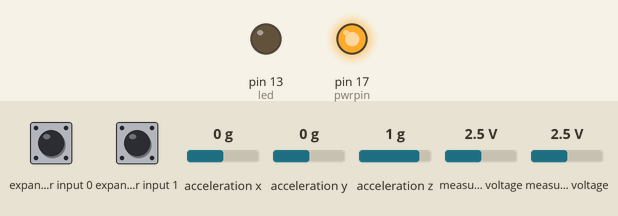
Simulated run of this sketch. Board: Arduino Uno, built with avr-gcc and run on an emulated ATmega328P. Parts: output pins drawn as LEDs (lit = HIGH). Wiring (inferred from the names in the program): Wii Nunchuk at I2C address 0x52. The test bench sets the inputs (shaded band); at power-on: expander input 0 HIGH, expander input 1 HIGH, acceleration x 0 g, acceleration y 0 g, acceleration z 1 g, measured voltage 2.5 V.

Above: at 1.3 s.
1.4 s: expander input 0 pulled LOW for 0.15 s
At 1.54 s:
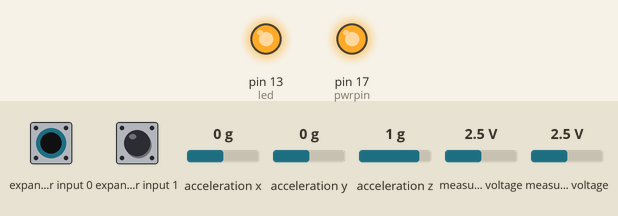
3.1 s: expander input 0 pulled LOW for 3.2 s
At 6.8 s:
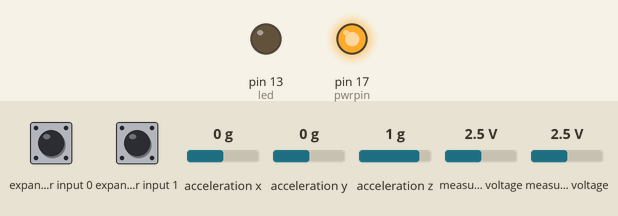
Timing chart, 0 to 8.3 s (numbered marks = the images above; inputs shaded):
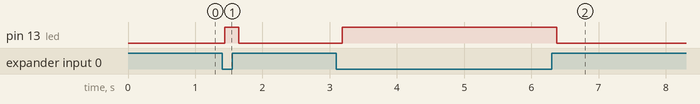

Measured:
- after the input at 1.4 s, pin 13 (led): LOW → HIGH at once, → LOW 0.21 s later
- after the input at 3.1 s, pin 13 (led): LOW → HIGH after 0.09 s, → LOW 3.2 s later

The sketch:

wiichuck_blink_led.ino
```cpp
/*
  Nunchuck Blink
  Turns on an LED when z button of the nunchuck is pressed.
 */

#include <Wire.h>
#include "nunchuck_funcs.h"

int loop_cnt = 0; //loop count used to time the data collection

int led = 13; //led on pin 13
byte zbtn; //nunchuck z button

void setup() {
  Serial.begin(19200);

  //Sets the power pins
  nunchuck_setpowerpins();

  //Initialize the nunchuck
  nunchuck_init();

  //initialize the digital pin as an output.
  pinMode(led, OUTPUT);
}

void loop() {
  if(loop_cnt > 100){
    loop_cnt = 0;

    //Reads Nunchucks data
    nunchuck_get_data();

    zbtn = nunchuck_zbutton();

    if((byte)zbtn == 1){
      digitalWrite(led, HIGH);// turn the LED on (HIGH is the voltage level)
    }
    else{
      digitalWrite(led, LOW);// turn the LED off by making the voltage LOW
    }
  }
  loop_cnt++;
  delay(1);
}
```

nunchuck_funcs.h
```cpp
/*
 * Nunchuck functions  -- Talk to a Wii Nunchuck
 *
 * This library is from the Bionic Arduino course :
 *                          http://todbot.com/blog/bionicarduino/
 *
 * 2007-11 Tod E. Kurt, http://todbot.com/blog/
 *
 * The Wii Nunchuck reading code originally from Windmeadow Labs
 *   http://www.windmeadow.com/node/42
 */

#if (ARDUINO >= 100)
#include <Arduino.h>
#else
#include <WProgram.h>
//#define Wire.write(x) Wire.send(x)
//#define Wire.read() Wire.receive()
#endif


static uint8_t nunchuck_buf[6];   // array to store nunchuck data,

// Uses port C (analog in) pins as power & ground for Nunchuck
static void nunchuck_setpowerpins()
{
#define pwrpin PORTC3
#define gndpin PORTC2
    DDRC |= _BV(pwrpin) | _BV(gndpin);
    PORTC &=~ _BV(gndpin);
    PORTC |=  _BV(pwrpin);
    delay(100);  // wait for things to stabilize
}

// initialize the I2C system, join the I2C bus,
// and tell the nunchuck we're talking to it
static void nunchuck_init()
{
    Wire.begin();                // join i2c bus as master
    Wire.beginTransmission(0x52);// transmit to device 0x52
#if (ARDUINO >= 100)
    Wire.write((uint8_t)0x40);// sends memory address
    Wire.write((uint8_t)0x00);// sends sent a zero.
#else
    Wire.send((uint8_t)0x40);// sends memory address
    Wire.send((uint8_t)0x00);// sends sent a zero.
#endif
    Wire.endTransmission();// stop transmitting
}

// Send a request for data to the nunchuck
// was "send_zero()"
static void nunchuck_send_request()
{
    Wire.beginTransmission(0x52);// transmit to device 0x52
#if (ARDUINO >= 100)
    Wire.write((uint8_t)0x00);// sends one byte
#else
    Wire.send((uint8_t)0x00);// sends one byte
#endif
    Wire.endTransmission();// stop transmitting
}

// Encode data to format that most wiimote drivers except
// only needed if you use one of the regular wiimote drivers
static char nunchuk_decode_byte (char x)
{
    x = (x ^ 0x17) + 0x17;
    return x;
}

// Receive data back from the nunchuck,
// returns 1 on successful read. returns 0 on failure
static int nunchuck_get_data()
{
    int cnt=0;
    Wire.requestFrom (0x52, 6);// request data from nunchuck
    while (Wire.available ()) {
        // receive byte as an integer
#if (ARDUINO >= 100)
        nunchuck_buf[cnt] = nunchuk_decode_byte( Wire.read() );
#else
        nunchuck_buf[cnt] = nunchuk_decode_byte( Wire.receive() );
#endif
        cnt++;
    }
    nunchuck_send_request();  // send request for next data payload
    // If we recieved the 6 bytes, then go print them
    if (cnt >= 5) {
        return 1;   // success
    }
    return 0; //failure
}

// Print the input data we have recieved
// accel data is 10 bits long
// so we read 8 bits, then we have to add
// on the last 2 bits.  That is why I
// multiply them by 2 * 2
static void nunchuck_print_data()
{
    static int i=0;
    int joy_x_axis = nunchuck_buf[0];
    int joy_y_axis = nunchuck_buf[1];
    int accel_x_axis = nunchuck_buf[2]; // * 2 * 2;
    int accel_y_axis = nunchuck_buf[3]; // * 2 * 2;
    int accel_z_axis = nunchuck_buf[4]; // * 2 * 2;

    int z_button = 0;
    int c_button = 0;

    // byte nunchuck_buf[5] contains bits for z and c buttons
    // it also contains the least significant bits for the accelerometer data
    // so we have to check each bit of byte outbuf[5]
    if ((nunchuck_buf[5] >> 0) & 1)
        z_button = 1;
    if ((nunchuck_buf[5] >> 1) & 1)
        c_button = 1;

    if ((nunchuck_buf[5] >> 2) & 1)
        accel_x_axis += 1;
    if ((nunchuck_buf[5] >> 3) & 1)
        accel_x_axis += 2;

    if ((nunchuck_buf[5] >> 4) & 1)
        accel_y_axis += 1;
    if ((nunchuck_buf[5] >> 5) & 1)
        accel_y_axis += 2;

    if ((nunchuck_buf[5] >> 6) & 1)
        accel_z_axis += 1;
    if ((nunchuck_buf[5] >> 7) & 1)
        accel_z_axis += 2;

    Serial.print(i,DEC);
    Serial.print("\t");

    Serial.print("joy:");
    Serial.print(joy_x_axis,DEC);
    Serial.print(",");
    Serial.print(joy_y_axis, DEC);
    Serial.print("  \t");

    Serial.print("acc:");
    Serial.print(accel_x_axis, DEC);
    Serial.print(",");
    Serial.print(accel_y_axis, DEC);
    Serial.print(",");
    Serial.print(accel_z_axis, DEC);
    Serial.print("\t");

    Serial.print("but:");
    Serial.print(z_button, DEC);
    Serial.print(",");
    Serial.print(c_button, DEC);

    Serial.print("\r\n");  // newline
    i++;
}

// returns zbutton state: 1=pressed, 0=notpressed
static int nunchuck_zbutton()
{
    return ((nunchuck_buf[5] >> 0) & 1) ? 0 : 1;  // voodoo
}

// returns zbutton state: 1=pressed, 0=notpressed
static int nunchuck_cbutton()
{
    return ((nunchuck_buf[5] >> 1) & 1) ? 0 : 1;  // voodoo
}

// returns value of x-axis joystick
static int nunchuck_joyx()
{
    return nunchuck_buf[0];
}

// returns value of y-axis joystick
static int nunchuck_joyy()
{
    return nunchuck_buf[1];
}

// returns value of x-axis accelerometer
static int nunchuck_accelx()
{
    return nunchuck_buf[2];   // FIXME: this leaves out 2-bits of the data
}

// returns value of y-axis accelerometer
static int nunchuck_accely()
{
    return nunchuck_buf[3];   // FIXME: this leaves out 2-bits of the data
}

// returns value of z-axis accelerometer
static int nunchuck_accelz()
{
    return nunchuck_buf[4];   // FIXME: this leaves out 2-bits of the data
}
```
